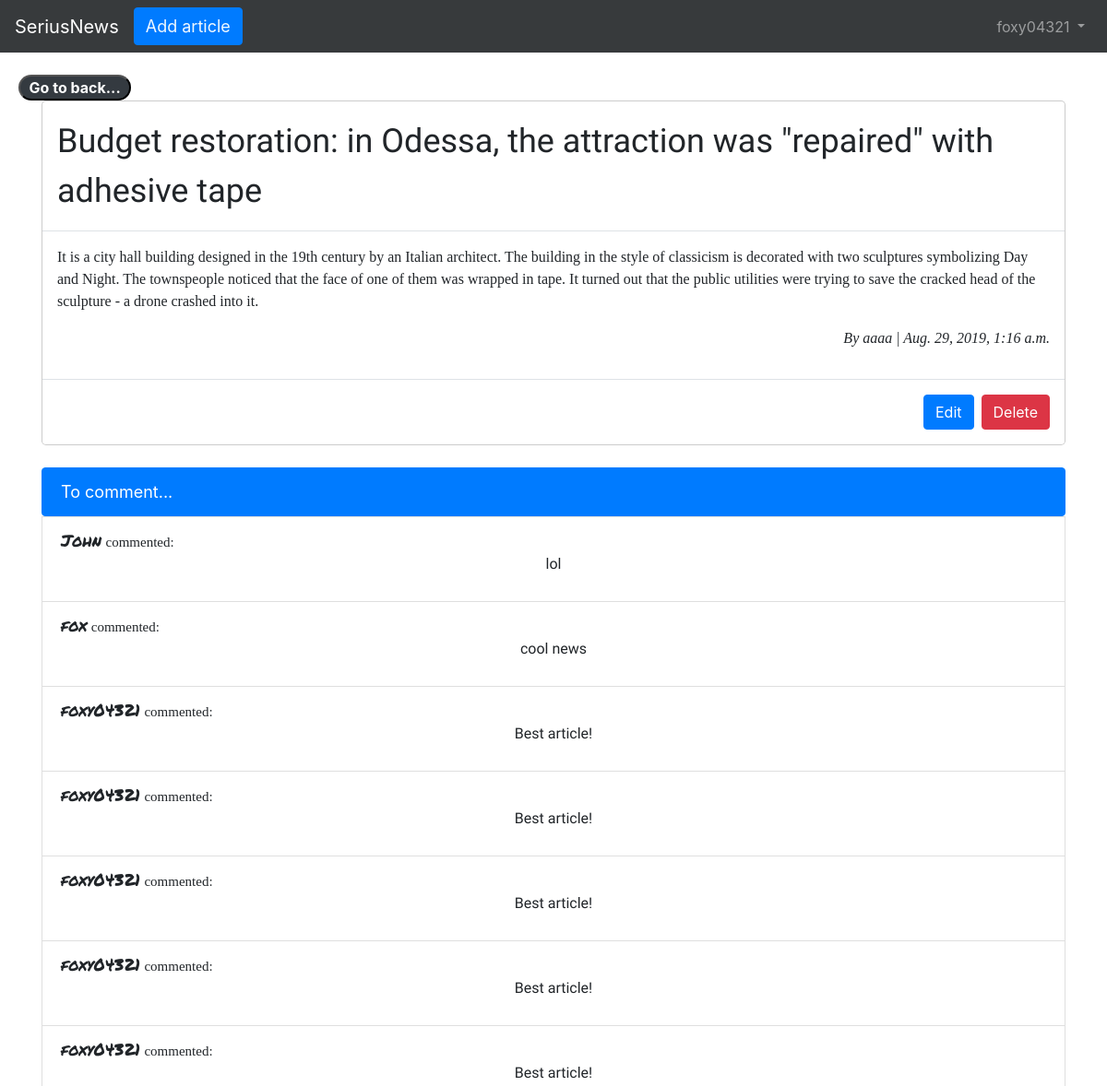
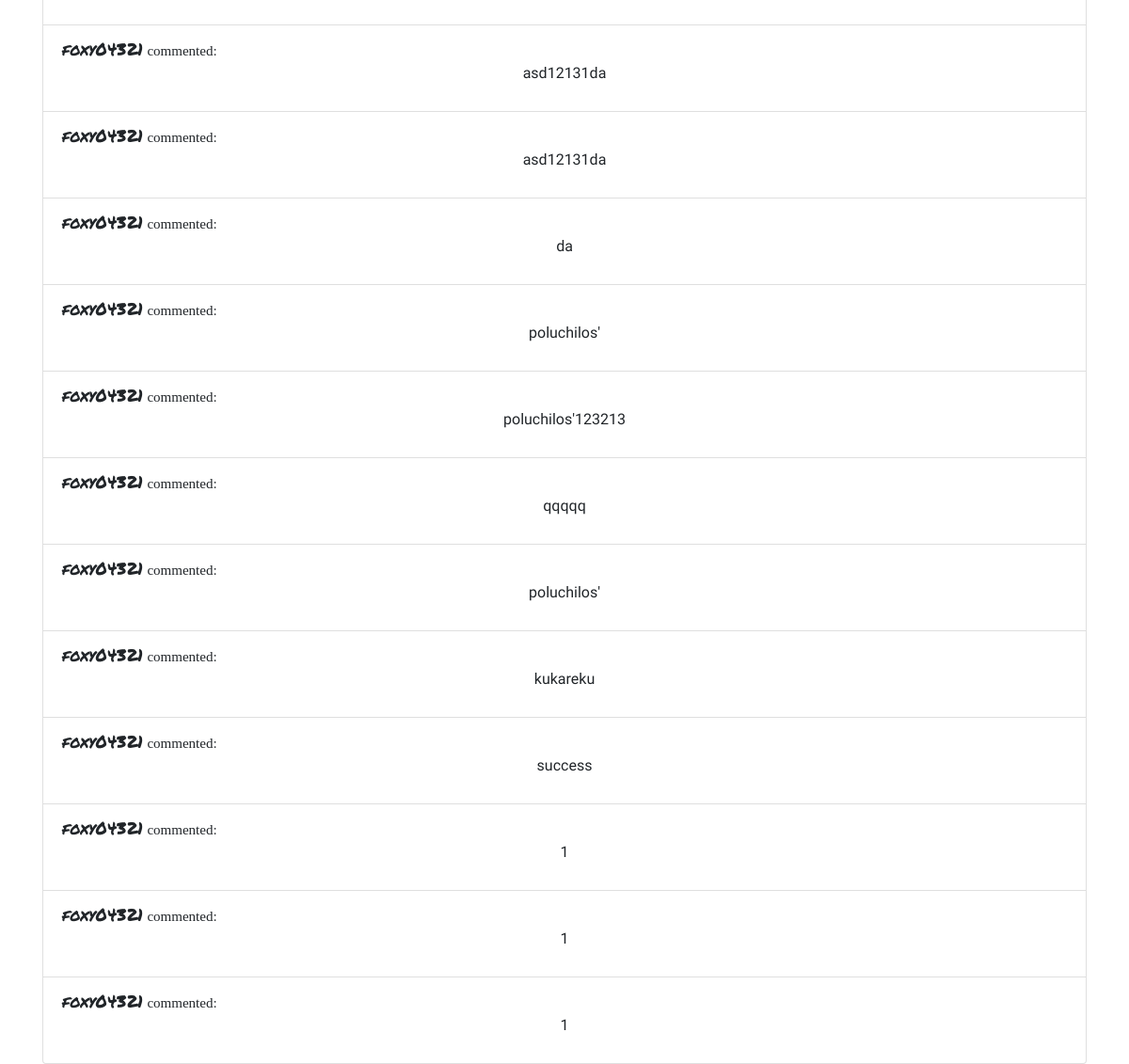
Page /articles/19/ (signed in) on the committed database (2 pictures, top to bottom).
### users/models.py (models this page shows)
class CustomUser(AbstractUser):
    age = models.PositiveIntegerField(default = 0)

### articles/models.py (models this page shows, shortened)
class Article(models.Model):
    title = models.CharField(max_length=255)
    body = models.TextField()
    data = models.DateTimeField(auto_now_add=True)
    author = models.ForeignKey(
        settings.AUTH_USER_MODEL,
        on_delete=models.CASCADE,
    )

class Comment(models.Model):
    article = models.ForeignKey(
        Article,
        on_delete=models.CASCADE,
        related_name='comments'
    )
    comment = models.CharField(max_length=150)
    author = models.ForeignKey(
        settings.AUTH_USER_MODEL,
        on_delete=models.CASCADE,
    )
    def __str__(self):
        return self.comment

### articles/views.py (the view)
# urls.py: path('<int:pk>/', views.ArticleDetailView.as_view(), name='article_detail'),
class ArticleDetailView(LoginRequiredMixin, DetailView):
    model = Article
    template_name = 'article_detail.html'
    login_url = 'login'

### templates/article_detail.html
{% extends 'base.html' %}
{% load crispy_forms_tags %}
{% block go_back %}
    <a href="{% url 'article_list' %}" style="color: white; text-decoration: none"><button class="badge badge-pill badge-dark" type="reset" style="outline: none; margin-left: 20px; font-size: 16px;">Go to back...</button></a>
{% endblock go_back %}
{% block content %}
    <div class="modal-content">
        <div class="modal-header">
            <h1 class="modal-title" style="font-family: 'Acme', sans-serif; font-size: 36px">{{ article.title }}</h1>
        </div>
        <div class="modal-body" style="font-family: 'Hepta Slab', serif; font-size: 16px">
            <p>{{ article.body }}</p>
            <p align="right" style="font-style: italic">By {{ article.author }} | {{ article.data}}</p>
        </div>
            {% if user.is_superuser or user == article.author %}
                <div class="modal-footer">
                    <a href="{% url 'article_edit' article.pk %}" style="text-decoration: none; font-size: 18px; color: aliceblue"><button type="button" class="btn btn-primary" data-dismiss="modal" >Edit</button></a>
                    <a href="{% url 'article_delete' article.pk %}" style="text-decoration: none; font-size: 18px; color: aliceblue"><button type="button" class="btn btn-danger">Delete</button></a>
                </div>
            {% endif %}
    </div>
        <br />
        <div class="list-group">
            <a href="{% url 'comment_new' article.pk %}" style="text-decoration: none; font-size: 18px; color: white"><li class="list-group-item active">To comment...</li></a>
            {% for comment in article.comments.all %}
                <li class="list-group-item">
                    <span style="font-family: 'Permanent Marker', cursive; font-size: 18px">{{ comment.author }}</span>
                    <span style="font-family: 'Hepta Slab', serif; font-size: 15px"> commented:</span>
                    <dev>
                        <p align="middle" style="font-family: 'Gloria Hallelujah', cursive;">{{ comment }}</p>
                    </dev>
                </li>
            {% endfor %}
        </div>
{% endblock content %}

### templates/base.html (shortened to what this page needs)
<!DOCTYPE html>
<html lang="en">
<head>
    <link rel="stylesheet" href="https://stackpath.bootstrapcdn.com/bootstrap/4.3.1/css/bootstrap.min.css">
</head>
<body>
    <nav class="navbar navbar-expand-md navbar-dark bg-inverse mb-4" style="background-color: #373a3c;">
        <a class="navbar-brand" href="{% url 'home' %}">SeriusNews</a>
        {% if user.is_authenticated %}
            <dev class="navbar-nav">
                <a href="{% url 'article_new' %}"><button class="btn btn-primary" type="button" style="font-size: 18px;  color: aliceblue">Add article</button></a>
            </dev>
        {% endif %}
        <div class="collapse navbar-collapse" id="navbarTogglerDemo01">
            {% if user.is_authenticated %}
            <ul class="navbar-nav ml-auto">
                <li class="nav-item">
                    <a class="nav-link dropdown-toggle" href="#" id="userMenu" data-toggle="dropdown" aria-haspopup="true" aria-expanded="false">
                        {{ user.username }}
                    </a>
                </li>
            </ul>
            {% else %}
                <form class="form-inline ml-auto">
                    <a style="color: dodgerblue; text-decoration: none" href="{% url 'login' %}" class="btn-outline-secondary btn-lg ml-4" aria-pressed="true">Log in</a>
                    <a href="{% url 'signup' %}" class="btn btn-primary btn-lg ml-4">Sign up</a>
                </form>
            {% endif %}
        </div>
    </nav>
        <div class="container" style="margin: 0; padding: 0">
            {% block go_back %}
            {% endblock go_back %}
        </div>
        <div class="container">
            {% block content %}
            {% endblock content %}
        </div>
</body>
</html>

### templates/base.html (style rules this page uses)
h1 { font-family: 'Luckiest Guy', cursive; font-size: 40px; }

### rows in the picture
CustomUser: username "foxy04321"
Article: title "Budget restoration: in Odessa, the attraction was \"repaired\" with adhesive tape", body "It is a city hall building designed in the 19th century by an Italian architect. The building in the style of classicism is decorated with two sculptures symbolizing Day and Night. The townspeople noticed that the face of one of them was wrapped in tape. It turned out that the public utilities were trying to save the cracked head of the sculpture - a drone crashed into it.", author "aaaa", data "Aug. 29, 2019, 1:16 a.m."
Comment: author "John", comment "lol"
Comment: author "fox", comment "cool news"
Comment: author "foxy04321", comment "Best article!"
Comment: author "foxy04321", comment "Best article!"
Comment: author "foxy04321", comment "Best article!"
Comment: author "foxy04321", comment "Best article!"
Comment: author "foxy04321", comment "Best article!"
Comment: author "foxy04321", comment "asd12131da"
Comment: author "foxy04321", comment "asd12131da"
Comment: author "foxy04321", comment "da"
Comment: author "foxy04321", comment "poluchilos'"
Comment: author "foxy04321", comment "poluchilos'123213"
Comment: author "foxy04321", comment "qqqqq"
Comment: author "foxy04321", comment "poluchilos'"
Comment: author "foxy04321", comment "kukareku"
Comment: author "foxy04321", comment "success"
Comment: author "foxy04321", comment "1"
Comment: author "foxy04321", comment "1"
Comment: author "foxy04321", comment "1"
